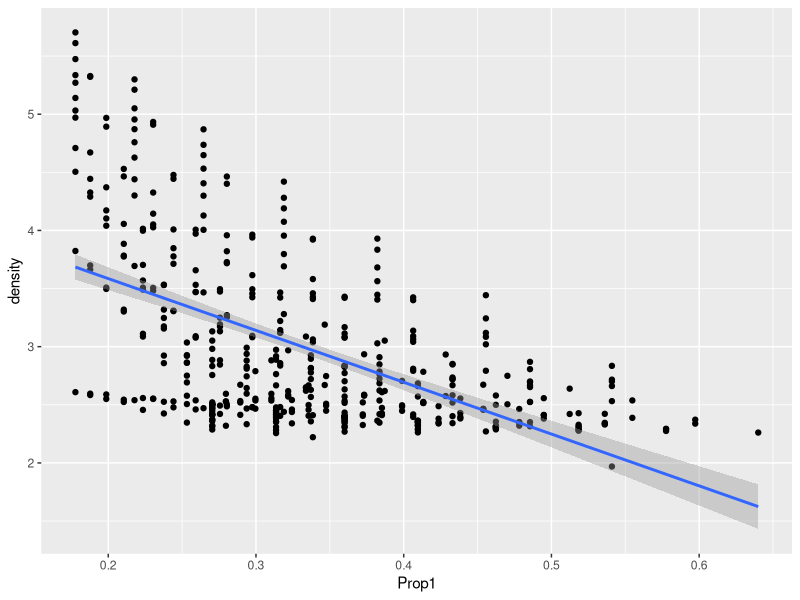
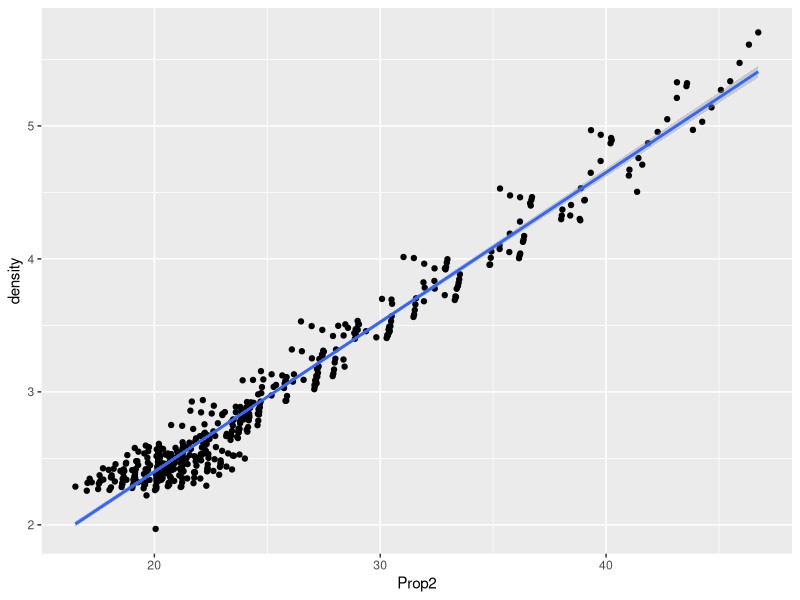
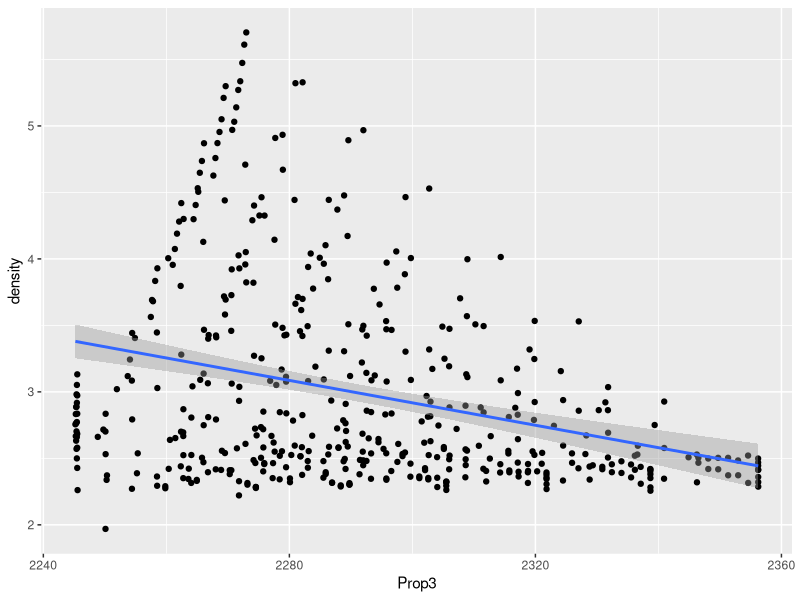

Reproduce these figures in R, in order.
## ---- chunk 1
#install.packages(tidyverse)
library(tidyverse)

#Read a txt file, named "p3.txt"
my_data_not_df <- read.delim("p3.txt")
my_data <- data.frame(my_data_not_df) #making sure that my data is a data frame
head(my_data)
## ---- chunk 2
lmod <- lm(density ~ Prop1 + Prop2 + Prop3, data = my_data)

lmod_summary <- summary(lmod)
lmod_summary #will use below
## ---- chunk 3
#plot with density as a response and Prop1 as a predictor
ggplot(my_data, aes(Prop1, density)) +
  geom_point() +
  geom_smooth(method='lm')
## ---- chunk 4
#plot with density as a response and Prop2 as a predictor
ggplot(my_data, aes(Prop2, density)) +
  geom_point() +
  geom_smooth(method='lm')
## ---- chunk 5
#plot with density as a response and Prop3 as a predictor
ggplot(my_data, aes(Prop3, density)) +
  geom_point() +
  geom_smooth(method='lm')
## ---- chunk 6
model_mat <- model.matrix(lmod)
df_modelmat <- data.frame(model_mat)

density_mean <- df_modelmat %>%
  summarise_at(c("Prop1", "Prop2", "Prop3"), list(name = mean)) %>% #finding means of the properties
  rename("Prop1" = "Prop1_name",
          "Prop2" = "Prop2_name",
          "Prop3" = "Prop3_name") #renaming columns because otherwise functions below can't find those variables
density_mean

## ---- chunk 7
lmod <- lm(density ~ Prop1 + Prop2 + Prop3, data = my_data)

lmod_summary <- summary(lmod)
lmod_summary #will use below
## ---- chunk 8
lmod <- lm(density ~ Prop1 + Prop2 + Prop3, data = my_data)

lmod_null <- lm(density ~ 1, data = my_data)
anova(lmod_null, lmod)

## ---- chunk 9
summary(lmod)
## ---- chunk 10
CI95 <- confint(lmod, level = 0.95)
CI95
## ---- chunk 11
lmod_full <- lm(density ~ Prop1 + Prop2 + Prop3, data = my_data)

lmod_partial_prop1 <- lm(density ~ Prop1, data = my_data)


anova(lmod_partial_prop1, lmod_full)
## ---- chunk 12
lmod_partial_prop2 <- lm(density ~ Prop2, data = my_data)


anova(lmod_partial_prop2, lmod_full)
## ---- chunk 13
lmod_partial_prop3 <- lm(density ~ Prop3, data = my_data)


anova(lmod_partial_prop3, lmod_full)
## ---- chunk 14
lmod_1 <- lm(density ~ Prop1, data=my_data)
summary_lmod_1 <- summary(lmod_1)

summary_lmod_1$r.squared #extract Multiple R-Squared
## ---- chunk 15
lmod_2 <- lm(density ~ Prop2, data=my_data)
summary_lmod_2 <- summary(lmod_2)

summary_lmod_2$r.squared
## ---- chunk 16
lmod_3 <- lm(density ~ Prop3, data=my_data)
summary_lmod_3 <- summary(lmod_3)

summary_lmod_3$r.squared
